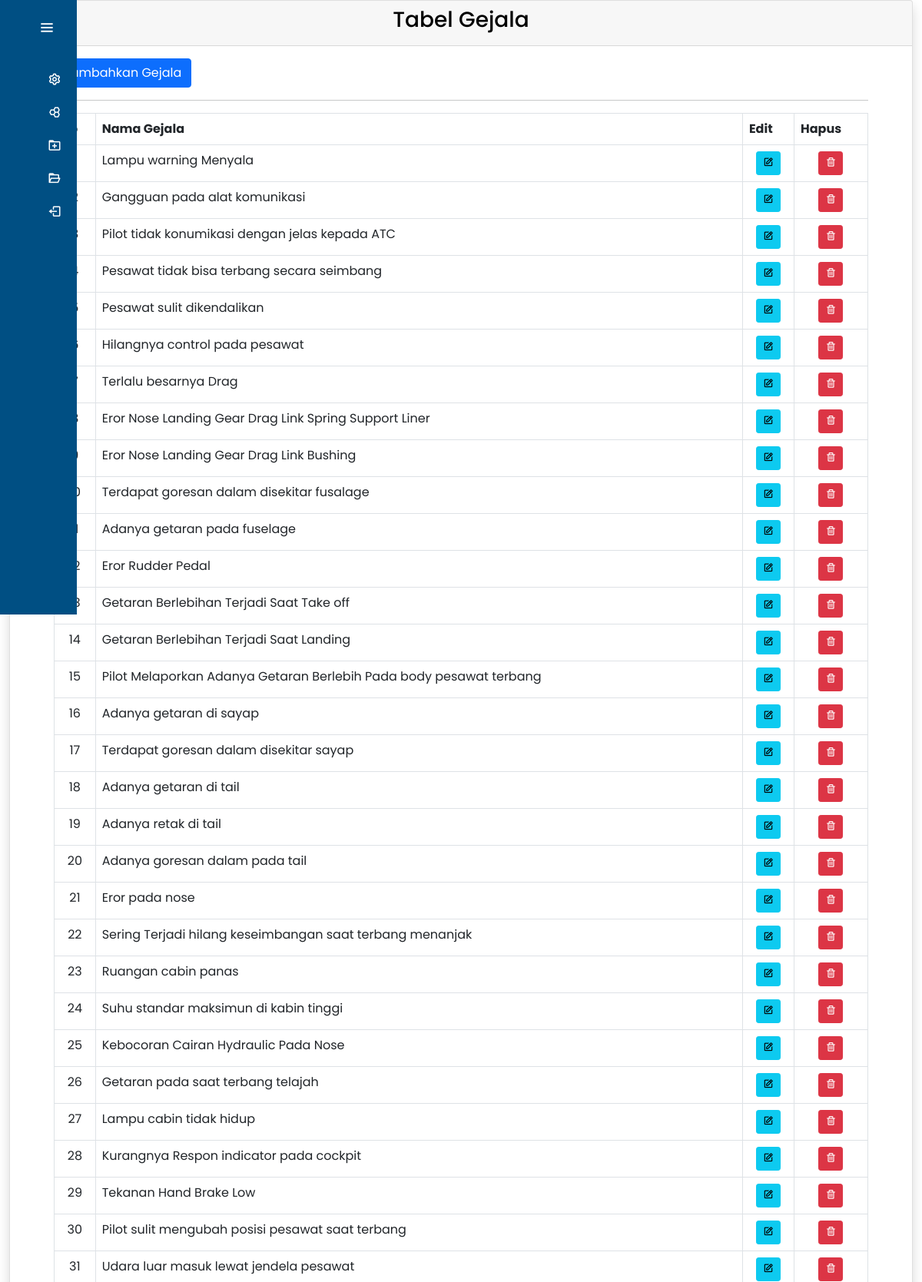
Page /admin/index.php?p=gejala (upper part) on the committed database.
### tables this page shows
CREATE TABLE `gejala` (
  `ID_Gejala` int(11) NOT NULL,
  `Nama_Gejala` varchar(255) DEFAULT NULL
);

### admin/gejala.php (the view, shortened to what this page needs)
	<div class="container">
		<div class="card shadow mb-3">
			<div class="card-header ">
				<h3 align="center" style="color:black;">Tabel Gejala</h3>
			</div>
			<section class="container justify-content-center">
				<div class="card-body">
					<div class="table-responsive">
						<table class="table table-bordered" id="dataTable" width="100%" cellspacing="0">
							<thead>
								<tr>
									<th>No</th>
									<th>Nama Gejala</th>
									<th>Edit</th>
									<th>Hapus</th>
								</tr>
							</thead>
							<tbody>
								<a href="<?php echo "?p=addgejala"; ?>" class="btn btn-primary btn-block">
									<i></i>Tambahkan Gejala</a>
								<hr>
								<?php
								include "koneksi.php";
								$sqladm = "select * from gejala";
								$gejala = mysqli_query($kon, $sqladm);
								$no = 1;
								while ($radm = mysqli_fetch_array($gejala)) {
									echo "<tr>
		<td><center>" . $no . "</td>
		<td>" . $radm['Nama_Gejala'] . "</td>
		<td><center>
<a href='?p=editgejala&edit=$radm[ID_Gejala]' class='btn btn-info btn-circle btn-sm'>
<input type='hidden' name'edit' value='" . $radm['ID_Gejala'] . "'>
<i class='bx bx-edit'></i>
</a>
</td>
<td><center>
<a onClick=\"return confirm('Yakin ingin hapus?')\" href='?p=hapusgejala&hapus=$radm[ID_Gejala]' class='btn btn-danger btn-circle btn-sm'>
<i class='bx bx-trash'></i>
</a>
</td>
		</tr>";
									$no++;
								}
								?>
							</tbody>
						</table>
					</div>
				</div>
		</div>
	</div>
	</div>
	</div>

### admin/style.css (style rules this page uses)
:root { --color-default:#004f83; --color-second:#0067ac; --color-white:#fff; --color-body:#e4e9f7; --color-light:#e0e0e0; }
* { padding: 0%; margin: 0%; box-sizing: border-box; font-family: 'Poppins', sans-serif; }
body { min-height: 100vh; }

### rows in the picture
gejala: Nama_Gejala "Lampu warning Menyala"
gejala: Nama_Gejala "Gangguan pada alat komunikasi"
gejala: Nama_Gejala "Pilot tidak konumikasi dengan jelas kepada ATC"
gejala: Nama_Gejala "Pesawat tidak bisa terbang secara seimbang"
gejala: Nama_Gejala "Pesawat sulit dikendalikan"
gejala: Nama_Gejala "Hilangnya control pada pesawat"
gejala: Nama_Gejala "Terlalu besarnya Drag"
gejala: Nama_Gejala "Eror Nose Landing Gear Drag Link Spring Support Liner"
gejala: Nama_Gejala "Eror Nose Landing Gear Drag Link Bushing"
gejala: Nama_Gejala "Terdapat goresan dalam disekitar fusalage"
gejala: Nama_Gejala "Adanya getaran pada fuselage"
gejala: Nama_Gejala "Eror Rudder Pedal"
gejala: Nama_Gejala "Getaran Berlebihan Terjadi Saat Take off"
gejala: Nama_Gejala "Getaran Berlebihan Terjadi Saat Landing"
gejala: Nama_Gejala "Pilot Melaporkan Adanya Getaran Berlebih Pada body pesawat terbang"
gejala: Nama_Gejala "Adanya getaran di sayap"
gejala: Nama_Gejala "Terdapat goresan dalam disekitar sayap"
gejala: Nama_Gejala "Adanya getaran di tail"
gejala: Nama_Gejala "Adanya retak di tail"
gejala: Nama_Gejala "Adanya goresan dalam pada tail"
gejala: Nama_Gejala "Eror pada nose"
gejala: Nama_Gejala "Sering Terjadi hilang keseimbangan saat terbang menanjak"
gejala: Nama_Gejala "Ruangan cabin panas"
gejala: Nama_Gejala "Suhu standar maksimun di kabin tinggi"
gejala: Nama_Gejala "Kebocoran Cairan Hydraulic Pada Nose"
gejala: Nama_Gejala "Getaran pada saat terbang telajah"
gejala: Nama_Gejala "Lampu cabin tidak hidup"
gejala: Nama_Gejala "Kurangnya Respon indicator pada cockpit"
gejala: Nama_Gejala "Tekanan Hand Brake Low"
gejala: Nama_Gejala "Pilot sulit mengubah posisi pesawat saat terbang"
gejala: Nama_Gejala "Udara luar masuk lewat jendela pesawat"
